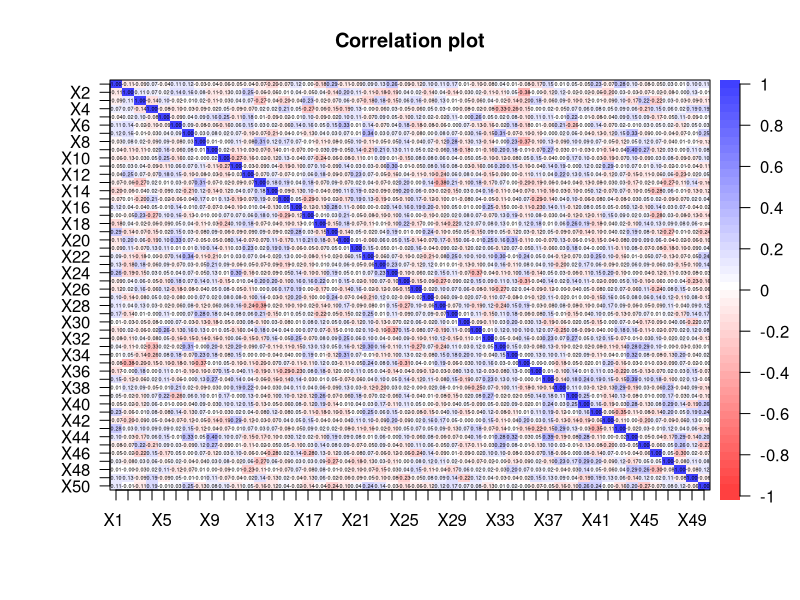
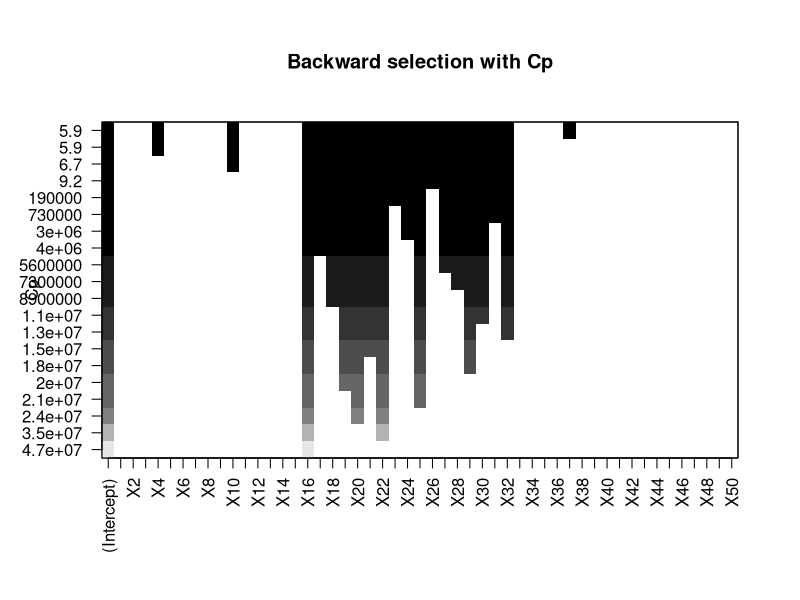
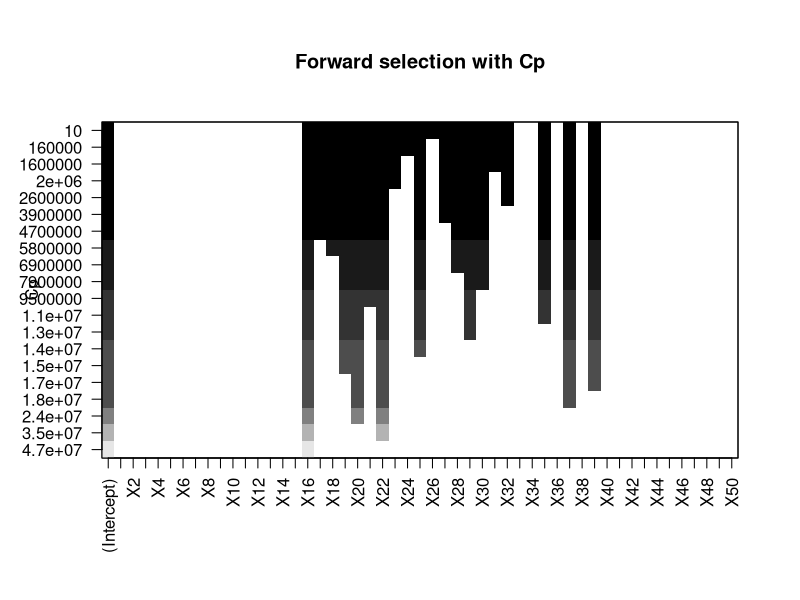
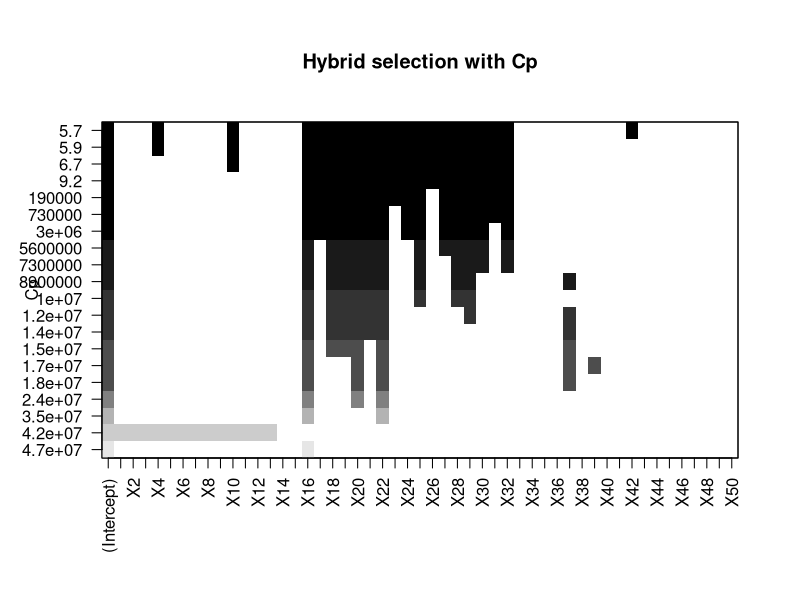
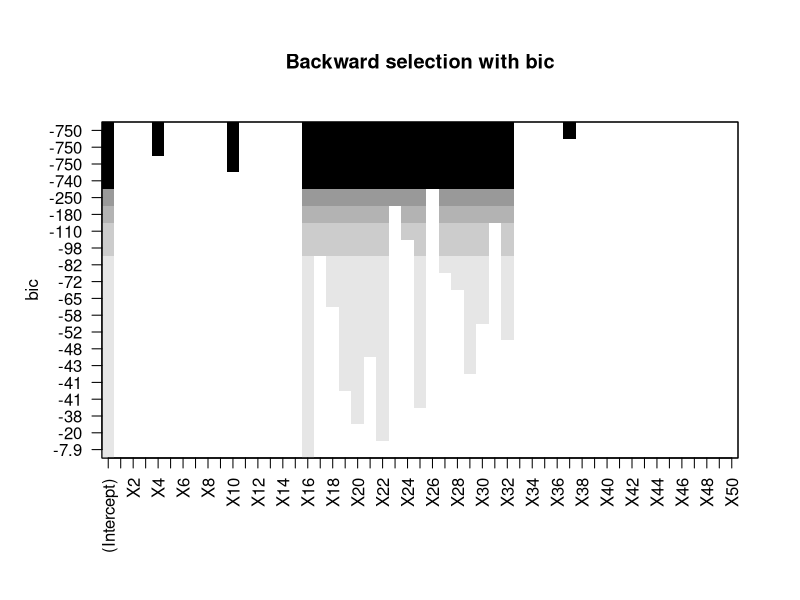
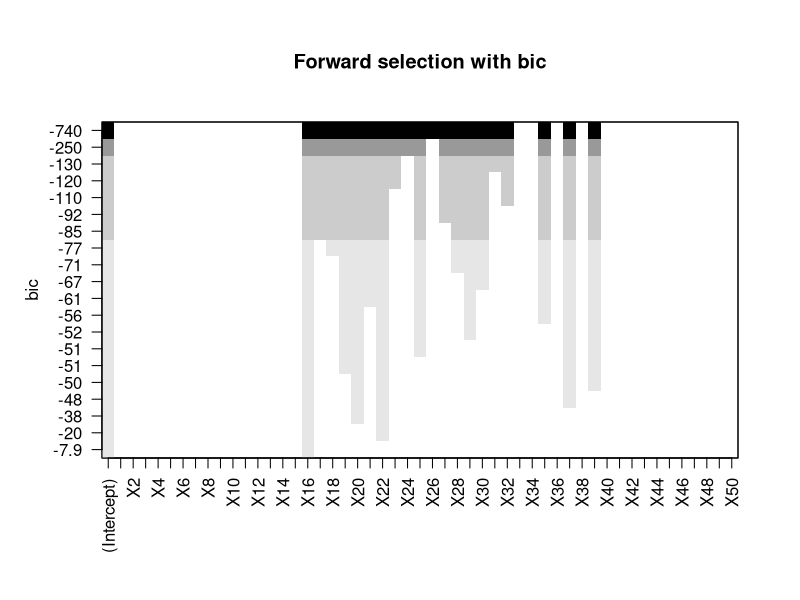
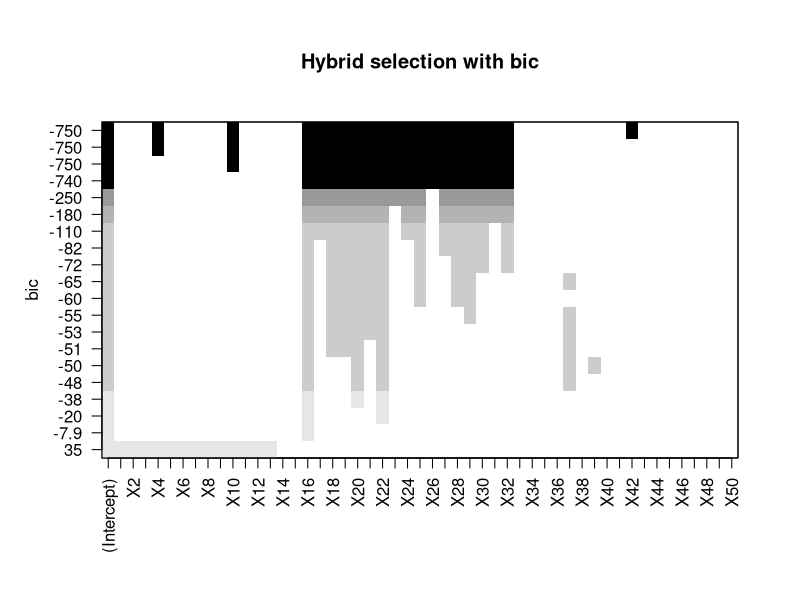
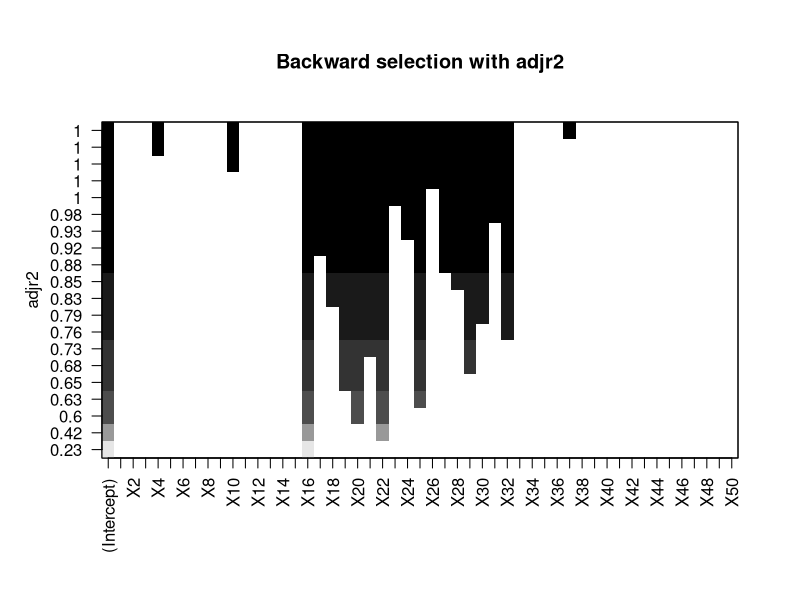

Here is the R script that generated these plots, in order: (Note: this script raises an error after producing the figures.)
### Ragionando su quali regressori utilizzare ###

# Scartiamo a priori la tecnica di OLS poichè l'ordine di grandezza di p è circa pari a quello di n,
# quindi la varianza potrebbe aumentare e raggiungere l'overfitting.
# In questi casi, può essere più opportuno utilizzare metodi di regressione più robusti o regolarizzati,
# come la regressione ridge o la regressione lasso, che possono aiutare a gestire il problema di overfitting
# e migliorare la robustezza del modello.
# Prendiamo i valori dei coefficienti dei predictors che hanno un t-value maggiore e un Pr[|t|] minore;


# dato che l'ordine di grandezza di p è circa uguale a quella di n applicare OLS non è
# l'ideale perché la varianza diventa più grande e possiamo avere overfitting oltre a
# produrre stime completamente sballata

# Quando abbiamo un gran numero di predittori X nel modello, generalmente ce ne saranno molti
# che hanno scarso effetto o addirittura nessun effetto su Y. Lasciare queste variabili nel
# modello rende più difficile vedere le relazioni reali tra i predittori e la variabile dipendente
# (non vediamo bene il "quadro generale"), ed è difficile apprezzare l'effetto delle
# "variabili rilevanti" che descrivono Y. Il modello sarebbe più facile da interpretare rimuovendo
# le variabili non importanti, ovvero impostando i loro coefficienti a zero


####################################################
####################### Setup ######################
####################################################

library(glmnet)
library(plotmo)
library(corrplot)
library(psych)
library(leaps) # per i bss
library(car) # per vif

# Carichiamo il dataset
data <- read.csv("RegressionDataset_DA_group1.csv", header = T, na.strings = "?")

head(data)
# unique(unlist (lapply (Auto, function (x) which (is.na (x))))) #To find all the rows in a data frame with at least one NA
data <- na.omit(data)

# Creo i due set
set.seed(1985) # Utilizziamo un seed fissato per la riprodurre l'esperimento

# Salvo in x e y i valori dell'intero dataset
x <- model.matrix(Y ~ ., data)[, -1] # Salvo in x tutti i valori tranne quelli di Y
y <- data$Y # Salvo in y i valori della colonna Y

train <- sample(1:nrow(x), 0.8 * nrow(x)) # another typical approach to sample
test <- (-train)
y.test <- y[test]

# parameters
n <- nrow(data[train, ])
set.seed(1985)


####################################################
################### Studio dati ####################
####################################################

############# MATRICE DI CORRELAZIONE #############
dev.new()
corData <- round(cor(x), digits = 2)
corPlot(corData, cex = 0.22, show.legend = TRUE, main = "Correlation plot")


####################################################
########## REGRESSIONE LINEARE MULTIPLA ############
####################################################
lm.mod <- lm(Y ~ ., data = data[train, ])
summary(lm.mod)
lm.predict <- predict(lm.mod, newdata = (data[test, ]))
lm.coeff <- coef(lm.mod)
lm.mse <- mean((lm.predict - y[test])^2)
lm.mse

vif(lm.mod) # verifica la collinearità dei dati

####################################################
###################### BSS #########################
####################################################

# Il seguente codice. effettua il BSS, che però computazionalmente non è efficiente, quindi con una p
# circa maggiore di 30 si impiega troppo tempo per la computazione dello stesso
# full.regfit <- regsubsets(Y ~ ., nvmax = variables_selected, data = data[train, ], really.big = T) # BSS
# summary(full.regfit)

####################################################
################### Stepwise #######################
####################################################

variables_selected <- 20
################# Forward selection ################
fwd.regfit <- regsubsets(Y ~ ., data = data[train, ], nvmax = variables_selected, method = "forward")
summary(fwd.regfit)

################# Backward selection ################
# per applicare il backword dobbiamo avere n>p
bwd.regfit <- regsubsets(Y ~ ., data = data[train, ], nvmax = variables_selected, method = "backward")
summary(bwd.regfit)

################## Hybrid selection ##################
hyb.regfit <- regsubsets(Y ~ ., data = data[train, ], nvmax = variables_selected, method = "seqrep")
summary(hyb.regfit)

######################## Plot ########################
dev.new()
# pdf(file="backward_cp_v20.pdf", width=20, height=10)
plot(bwd.regfit, scale = "Cp")
title("Backward selection with Cp")
# dev.off()

dev.new()
# pdf(file="forward_cp_v20.pdf", width=20, height=10)
plot(fwd.regfit, scale = "Cp")
title("Forward selection with Cp")
# dev.off()

dev.new()
# pdf(file="hybrid_cp_v20.pdf", width=20, height=10)
plot(hyb.regfit, scale = "Cp")
title("Hybrid selection with Cp")
# dev.off()

dev.new()
# pdf(file="backward_bic_v20.pdf", width=20, height=10)
plot(bwd.regfit, scale = "bic")
title("Backward selection with bic")
# dev.off()

dev.new()
# pdf(file="forward_bic_v20.pdf", width=20, height=10)
plot(fwd.regfit, scale = "bic")
title("Forward selection with bic")
# dev.off()

dev.new()
# pdf(file="hybrid_bic_v20.pdf", width=20, height=10)
plot(hyb.regfit, scale = "bic")
title("Hybrid selection with bic")
# dev.off()

dev.new()
# pdf(file="backward_adjr_v20.pdf", width=20, height=10)
plot(bwd.regfit, scale = "adjr2")
title("Backward selection with adjr2")
# dev.off()

dev.new()
# pdf(file="forward_adjr_v20.pdf", width=20, height=10)
plot(fwd.regfit, scale = "adjr2")
title("Forward selection with adjr2")
# dev.off()

dev.new()
# pdf(file="hybrid_adjr_v20.pdf", width=20, height=10)
plot(hyb.regfit, scale = "adjr2")
title("Hybrid selection with adjr2")
# dev.off()

############### Coefficients extraction ###############
fwd.coef <- coef(fwd.regfit, 20)
fwd.coef
bwd.coef <- coef(bwd.regfit, 17)
bwd.coef
hyb.coef <- coef(hyb.regfit, 17)
hyb.coef


################### Print Results ##################

bwd.predictors < -round(bwd.coef / 100, digits = 0)
intToUtf8(bwd.predictors)

fwd.predictors < -round(fwd.coef / 100, digits = 0)
intToUtf8(fwd.predictors)

hyb.predictors < -round(hyb.coef / 100, digits = 0)
intToUtf8(hyb.predictors)

####################################################
###################### LASSO #######################
####################################################
grid <- 10^seq(5, -2, length = 1000)

# use the argument alpha = 1 to perform lasso
lasso.mod <- glmnet(x[train, ], y[train], alpha = 1, lambda = grid)
dev.new()
plot(lasso.mod, label = T)
# dev.new()
# plot(lasso.mod, label = T, xvar = "lambda") # altro modo per plottare al variare di lambda
dev.new()
plot_glmnet(lasso.mod, xvar = "lambda")

# perform cross-validation
cv.out <- cv.glmnet(x[train, ], y[train], alpha = 1, lambda = grid)
dev.new()
plot(cv.out)
bestlam <- cv.out$lambda.1se

lasso.pred <- predict(lasso.mod, s = bestlam, newx = x[test, ])
mse_lasso <- mean((lasso.pred - y[test])^2)
mse_lasso

# However, the lasso has a substantial advantage:
# some of the 19 coefficient estimates are exactly zero (12 on the text).
lasso.out <- glmnet(x, y, alpha = 1, lambda = grid)
lasso.coef <- predict(lasso.out, type = "coefficients", s = bestlam)[1:51, ]
lasso.coef
lasso.coef[lasso.coef != 0]
cat("Number of coefficients equal to 0:", sum(lasso.coef == 0), "\n")

# dev.new()
# plot(lasso.out,label = T, xvar = "lambda")  # altro modo per plottare al variare di lambda
dev.new()
plot_glmnet(lasso.out, xvar = "lambda")


################### Print Results ##################

lasso.predictors <- round(lasso.coef / 100, digits = 0)
intToUtf8(lasso.predictors)


####################################################
###################### Ridge #######################
####################################################
grid <- 10^seq(5, -2, length = 1000)

ridge.mod <- glmnet(x[train, ], y[train], alpha = 0, lambda = grid) # si esegue la refressione ridge
dev.new()
plot(ridge.mod, label = T)
# dev.new()
# plot(ridge.mod, label = T, xvar = "lambda")  # altro modo per plottare al variare di lambda
dev.new()
plot_glmnet(ridge.mod, xvar = "lambda")
dim(coef(ridge.mod)) # dimensione dei coefficienti

# perform cross-validation
cv.out <- cv.glmnet(x[train, ], y[train], alpha = 0, lambda = grid)
dev.new()
plot(cv.out)
bestlam <- cv.out$lambda.min

ridge.pred <- predict(ridge.mod, s = bestlam, newx = x[test, ])
mse_ridge <- mean((ridge.pred - y[test])^2)
mse_ridge

ridge.out <- glmnet(x, y, alpha = 0, lambda = grid)
ridge.coef <- predict(ridge.out, type = "coefficients", s = bestlam)[1:51, ]
ridge.coef

# dev.new()
# plot(ridge.out,label = T, xvar = "lambda")
dev.new()
plot_glmnet(ridge.out, xvar = "lambda")

####################################################
################### Elastic Net ####################
####################################################
enet.mod <- glmnet(x[train, ], y[train], alpha = 0.1, lambda = grid)
enet.pred <- predict(enet.mod, s = bestlam_enet, newx = x[test, ])
min <- mean((enet.pred - y.test)^2)
def.alp <- 0
for (alp in seq(0.5, 1, by = 0.001)) {
  enet.mod <- glmnet(x[train, ], y[train], alpha = alp, lambda = grid)
  cv.out <- cv.glmnet(x[train, ], y[train], alpha = alp, lambda = grid)
  bestlam_enet <- cv.out$lambda.min

  enet.pred <- predict(enet.mod, s = bestlam_enet, newx = x[test, ])
  mse_enet <- mean((enet.pred - y.test)^2)

  if (mse_enet < min) {
    min <- mse_enet
    def.alp <- alp
  }
}

enet.mod <- glmnet(x[train, ], y[train], alpha = def.alp, lambda = grid)
dev.new()
plot(enet.mod, label = T)
dev.new()
plot(enet.mod, label = T, xvar = "lambda")
plot_glmnet(enet.mod, xvar = "lambda")
# CV
cv.out <- cv.glmnet(x[train, ], y[train], alpha = def.alp, lambda = grid)
dev.new()
plot(cv.out)
bestlam_enet <- cv.out$lambda.min

enet.pred <- predict(enet.mod, s = bestlam_enet, newx = x[test, ])
mse_enet <- mean((enet.pred - y.test)^2)

elasticNet.coeff <- predict(enet.mod, type = "coefficients", s = bestlam_enet)[1:51, ]


####################################################
################### Print Results ##################
####################################################

# Given the evidence taken from the values in the summary, we can arrive at the number of most important predictors, which is 17.
# In particular, the predictors with bigger t-value and smaller Pr(>|t|) were choosen.
n <- 17 # number of top predictors you want to save, based on the previous parameters
top_n <- which(lasso.coef >= sort(lasso.coef, decreasing = TRUE)[n])
# Finally, we took the vector with the best predictors estimate, we diveded by 100 and and we make the conversation in ASCII.
predictors_elasticNet <- round(lasso.coef[top_n] / 100, digits = 0)
intToUtf8(predictors_elasticNet)
